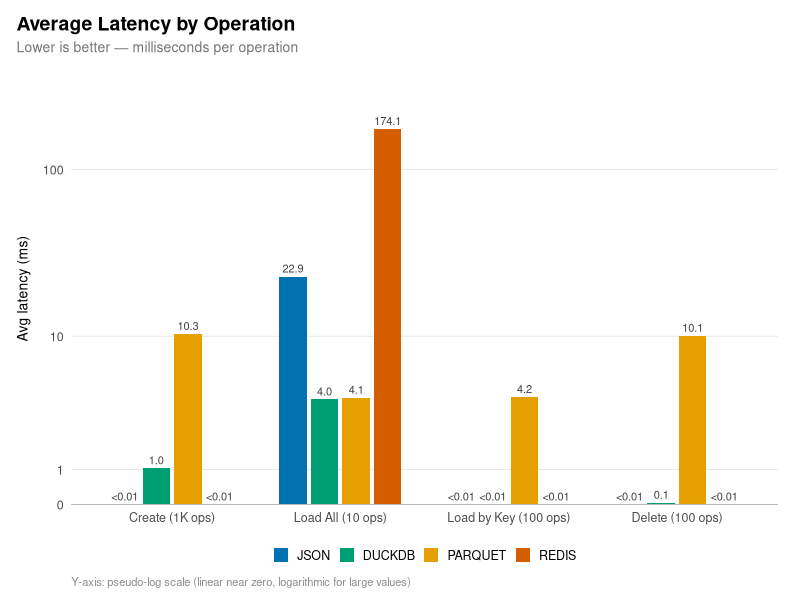
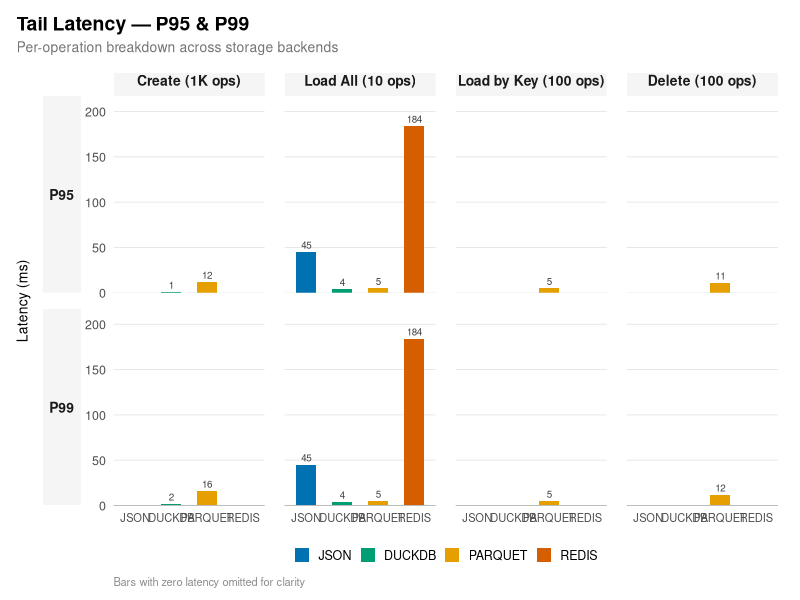
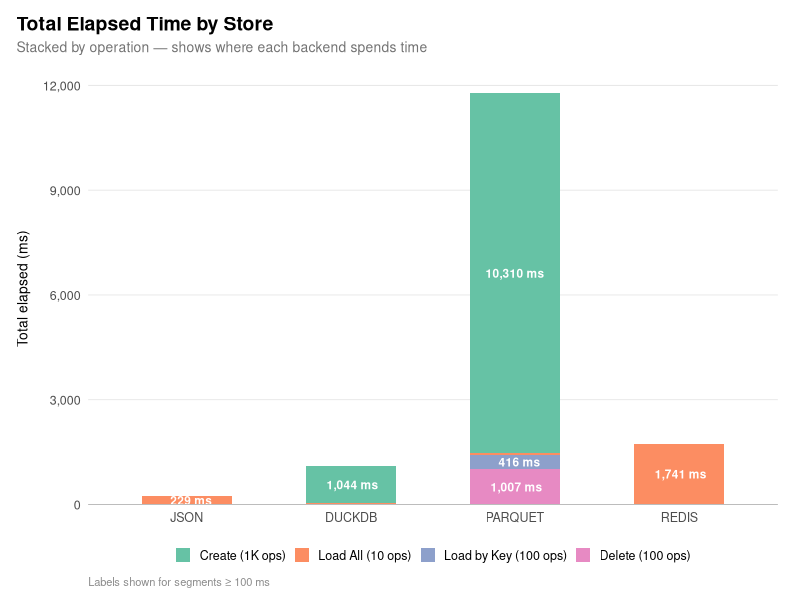

Generate these figures, in order, with R:
library(ggplot2)
library(dplyr)
library(scales)

df <- read.csv("docs/store_analysis/results.csv", stringsAsFactors = FALSE)

# --- Okabe-Ito palette (colorblind-safe, publication standard) ---
store_colors <- c(
  "JSON"    = "#0072B2",
  "PARQUET" = "#E69F00",
  "DUCKDB"  = "#009E73",
  "REDIS"   = "#D55E00"
)

store_order <- c("JSON", "DUCKDB", "PARQUET", "REDIS")

op_labels <- c(
  create    = "Create (1K ops)",
  loadAll   = "Load All (10 ops)",
  loadByKey = "Load by Key (100 ops)",
  delete    = "Delete (100 ops)"
)

# --- Reusable publication theme ---
theme_bench <- theme_minimal(base_size = 12, base_family = "sans") +
  theme(
    plot.title          = element_text(face = "bold", size = 14, margin = margin(b = 4)),
    plot.subtitle       = element_text(color = "grey45", size = 10, margin = margin(b = 12)),
    plot.caption        = element_text(color = "grey55", size = 8, hjust = 0,
                                       margin = margin(t = 10)),
    plot.title.position = "plot",
    axis.title.x        = element_text(size = 10, margin = margin(t = 8)),
    axis.title.y        = element_text(size = 10, margin = margin(r = 8)),
    axis.text           = element_text(color = "grey30", size = 9),
    panel.grid.major.x  = element_blank(),
    panel.grid.minor    = element_blank(),
    panel.grid.major.y  = element_line(color = "grey90", linewidth = 0.3),
    legend.position     = "bottom",
    legend.title        = element_blank(),
    legend.text         = element_text(size = 9),
    legend.key.size     = unit(0.8, "lines"),
    legend.margin       = margin(t = 4),
    plot.margin         = margin(t = 12, r = 16, b = 8, l = 12),
    plot.background     = element_rect(fill = "white", color = NA),
    panel.background    = element_rect(fill = "white", color = NA),
    axis.line.x         = element_line(color = "grey70", linewidth = 0.3)
  )

# Prepare base data frame
df <- df %>%
  mutate(
    Store     = factor(Store, levels = store_order),
    Operation = factor(Operation, levels = names(op_labels), labels = op_labels)
  )

# ============================================================
# Figure 1: Average latency — pseudo-log scale grouped bar
# ============================================================
p1 <- df %>%
  ggplot(aes(x = Operation, y = Avg_ms, fill = Store)) +
  geom_col(position = position_dodge(width = 0.75), width = 0.65) +
  geom_text(
    aes(label = ifelse(Avg_ms >= 0.01, sprintf("%.1f", Avg_ms), "<0.01")),
    position = position_dodge(width = 0.75),
    vjust = -0.5, size = 2.8, color = "grey25", family = "sans"
  ) +
  scale_fill_manual(values = store_colors) +
  scale_y_continuous(
    trans  = pseudo_log_trans(base = 10),
    breaks = c(0, 1, 10, 100),
    labels = label_number(drop0trailing = TRUE),
    expand = expansion(mult = c(0, 0.15))
  ) +
  labs(
    title    = "Average Latency by Operation",
    subtitle = "Lower is better \u2014 milliseconds per operation",
    caption  = "Y-axis: pseudo-log scale (linear near zero, logarithmic for large values)",
    x = NULL, y = "Avg latency (ms)"
  ) +
  theme_bench

ggsave("docs/store_analysis/avg_latency.png", p1,
       width = 8, height = 5, dpi = 300, bg = "white")

# ============================================================
# Figure 2: Tail latency — P95 & P99 faceted
# ============================================================
tail_df <- rbind(
  df %>% mutate(Percentile = "P95", Latency = P95_ms) %>%
    select(Store, Operation, Percentile, Latency),
  df %>% mutate(Percentile = "P99", Latency = P99_ms) %>%
    select(Store, Operation, Percentile, Latency)
) %>%
  mutate(Percentile = factor(Percentile, levels = c("P95", "P99")))

p2 <- tail_df %>%
  ggplot(aes(x = Store, y = Latency, fill = Store)) +
  geom_col(width = 0.55) +
  geom_text(
    aes(label = ifelse(Latency > 0, sprintf("%.0f", Latency), "")),
    vjust = -0.4, size = 2.5, color = "grey25", family = "sans"
  ) +
  facet_grid(Percentile ~ Operation, scales = "free_y", switch = "y") +
  scale_fill_manual(values = store_colors) +
  scale_y_continuous(expand = expansion(mult = c(0, 0.18))) +
  labs(
    title    = "Tail Latency \u2014 P95 & P99",
    subtitle = "Per-operation breakdown across storage backends",
    caption  = "Bars with zero latency omitted for clarity",
    x = NULL, y = "Latency (ms)"
  ) +
  theme_bench +
  theme(
    strip.text.x      = element_text(face = "bold", size = 10, margin = margin(b = 6)),
    strip.text.y.left  = element_text(face = "bold", size = 10, angle = 0),
    strip.background   = element_rect(fill = "grey96", color = NA),
    strip.placement    = "outside",
    panel.spacing.x    = unit(1, "lines"),
    panel.spacing.y    = unit(0.8, "lines"),
    axis.text.x        = element_text(size = 8)
  )

ggsave("docs/store_analysis/tail_latency.png", p2,
       width = 10, height = 5.5, dpi = 300, bg = "white")

# ============================================================
# Figure 3: Total time stacked bar
# ============================================================
p3 <- df %>%
  ggplot(aes(x = Store, y = Total_ms, fill = Operation)) +
  geom_col(width = 0.55) +
  geom_text(
    aes(
      label = ifelse(Total_ms >= 100, paste0(format(Total_ms, big.mark = ","), " ms"), "")
    ),
    position  = position_stack(vjust = 0.5),
    size      = 3, fontface = "bold", color = "white", family = "sans",
    show.legend = FALSE
  ) +
  scale_fill_manual(
    values = c(
      "Create (1K ops)"       = "#66C2A5",
      "Load All (10 ops)"     = "#FC8D62",
      "Load by Key (100 ops)" = "#8DA0CB",
      "Delete (100 ops)"      = "#E78AC3"
    )
  ) +
  labs(
    title    = "Total Elapsed Time by Store",
    subtitle = "Stacked by operation \u2014 shows where each backend spends time",
    caption  = "Labels shown for segments \u2265 100 ms",
    x = NULL, y = "Total elapsed (ms)"
  ) +
  theme_bench +
  scale_y_continuous(
    labels = label_comma(),
    expand = expansion(mult = c(0, 0.05))
  )

ggsave("docs/store_analysis/total_time.png", p3,
       width = 7, height = 5, dpi = 300, bg = "white")

cat("Done — 3 figures saved to docs/store_analysis/\n")
